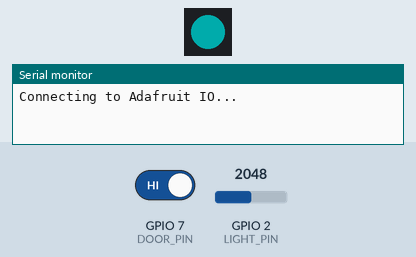
Recording of a sketch running on a simulated ESP32-S3. Parts: 1 RGB LEDs in strip order, left to right, the last lines printed to the serial monitor. The inputs (shaded band) are chosen by the test bench; at power-on: GPIO 2 (LIGHT_PIN) = 2048, GPIO 7 (DOOR_PIN) HIGH. Dim RGB values are drawn brighter than linear.

Above: at 0.1 s.
At 5.6 s:
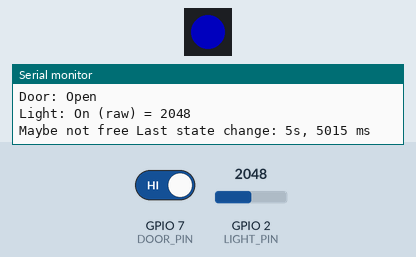
5.7 s: GPIO 2 (LIGHT_PIN) set to 20
7.2 s: GPIO 7 (DOOR_PIN) driven LOW
At 15.6 s:
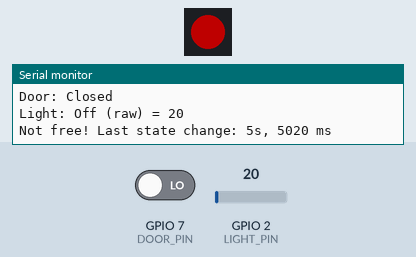
Timing chart, 0 to 16.2 s (numbered marks = the images above; inputs shaded):
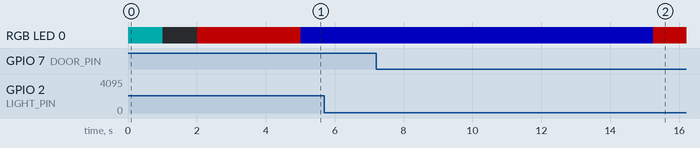

The sketch:

Occupancy_detector.ino
```cpp
/*----------------------------------------
    Bathroom Occupancy Detector -- by Thornhill!
  ----------------------------------------

   Bathroom occupancy detector, using a magnetic door switch and a light sensor.
   Pushed to Adafruit IO via an Adafruit ESP32 Airlift board.

   Assumes when door the is open and the light is off, the bathroom is free (which
   is how we roll in this household). When the door is open but the light is on,
   the bathroom might not be free. A closed door always assumes the bathroom is
   occupied.

   Board:     ItsyBitsy M0
   Airlift:   Airlift Bitsy (https://www.adafruit.com/product/4363)

   Sensors:
              Magnetic Door sensor (https://www.adafruit.com/product/375)
              ALS PT19 Light sensor (https://www.adafruit.com/product/2748)


    Based on https://learn.adafruit.com/using-ifttt-with-adafruit-io


  /************************** Configuration ***********************************/

// edit the config.h tab and enter your Adafruit IO credentials
// and any additional configuration needed for WiFi, cellular,
// or ethernet clients.
#include "config.h"
/****************************************************************************/

#include <Adafruit_DotStar.h>

//Pins
#define DOOR_PIN        7
#define LIGHT_PIN       A1
#define DATAPIN         41 //for the ItsyBitsy's onboard Dotstar
#define CLOCKPIN        40 //for the ItsyBitsy's onboard Dotstar

//Settings
#define LIGHT_THRESHOLD 60 //Trigger threshold for light level
#define IO_LOOP_DELAY   5000
#define NUMPIXELS       1 //number of dotstars

#define OPEN    0
#define CLOSED  1
#define ON      1
#define OFF     0

unsigned long lastUpdate = 0;
unsigned long lastStateChange = 0;
unsigned long durationSecs;

byte door_state;
byte light_state;
byte status_num;
String status_string = "***** Standby! *****";

char *lightStates[] = {"Off", "On"};
char *doorStates[] = {"Open", "Closed"};

byte prev_state;
byte current_state;

byte prev_door;
byte current_door;

byte prev_light;
byte current_light;

Adafruit_DotStar dot(NUMPIXELS, DATAPIN, CLOCKPIN, DOTSTAR_BRG);

//The various Adafruit IO feeds we want to publish.
//We definitely need the Status feed, the others are for completeness.

AdafruitIO_Feed *bathroom_status = io.feed("status");
AdafruitIO_Feed *door = io.feed("toilet-or-not-toilet.door");
AdafruitIO_Feed *light = io.feed("toilet-or-not-toilet.light");
AdafruitIO_Feed *bathroom_status_string = io.feed("toilet-or-not-toilet.status-string");
AdafruitIO_Feed *duration = io.feed("toilet-or-not-toilet.duration");


void setup() {
  Serial.begin(115200);

  //Initialise the dotstar
  dot.begin();
  dot.setBrightness(80);
  dot.show();

  //Blue colour to show we'r going to connect
  dot.setPixelColor(0, 0, 0, 255);
  dot.show();

  //********* Connect to Adafruit IO **********

  Serial.print("Connecting to Adafruit IO... ");
  io.connect();

  //Wait for connection... and flash a magenta colour
  //if we need to really wait...
  while (io.status() < AIO_CONNECTED) {
    dot.setPixelColor(0, 0, 150, 150);
    dot.show();
    delay(1000);
    Serial.print("StatusText:");
    Serial.print(io.statusText());
    Serial.println("..");
    dot.clear();
    dot.show();
    delay(1000);
  }

  //Connected!
  Serial.print(io.statusText());
  Serial.println();
  setColor(0, 255, 0);//Green, all good!

  //***********************************

  //Set up pins

  pinMode(DOOR_PIN, INPUT_PULLUP);

}

void loop() {
  io.run();

  if (io.status() < AIO_CONNECTED) {
    setColor(255, 0, 0);
    connect_AIO();
  }

  //Check the door switch and light sensor
  sensors();

  //Conditions to determine occupancy based on
  //the sensor states.
  if ((door_state == 1 && light_state == 1) || (door_state == 1 && light_state == 0)) { //Door is closed, light is on/off
    status_num = 0;
    status_string = "Not free!";
  }
  else if ((door_state == 0 && light_state == 1)) {
    //Door is open, light is on..
    status_num = 1;
    status_string = "Maybe not free";
  }
  else if (door_state == 0 && light_state == 0) { //Door is open, light is off
    status_num = 2;
    status_string = "Free!";
  }

  current_state = status_num;

  //Check if enough time has passed and then check if there's been a change in state...
  if (millis() > (lastUpdate + IO_LOOP_DELAY)) {
    setColor(0, 255, 0);//Green, all good!

    if (prev_state != current_state) {
      setColor(0, 0, 255);
      unsigned long durationMillis = millis() - lastStateChange;
      durationSecs = durationMillis / 1000;

      Serial.print(status_string);
      Serial.print(" Last state change: ");
      Serial.print(durationSecs);
      Serial.print("s, ");
      Serial.print(durationMillis);
      Serial.println(" ms");

      //If the bathroom is currently free, then send the duration of
      //when it wasn't free. Otherwise just make the duration 0.
      if (current_state == 2) {
        push_to_AIO(durationSecs);
      }
      else {
        push_to_AIO(0);
      }

      prev_state = current_state;
      lastStateChange = millis();
    }
    lastUpdate = millis();
  }
}

void sensors() {

  //Reading the door sensor
  if (digitalRead(DOOR_PIN) == LOW) {
    door_state = CLOSED;
  }
  else {
    door_state = OPEN;
  }
  current_door = door_state;

  //Set up and read the light sensor
  int level_raw = analogRead(LIGHT_PIN); //Read light value

  if (level_raw > LIGHT_THRESHOLD) {
    light_state = ON; //light is on
  } else {
    light_state = OFF; //light if off
  }

  current_light = light_state;

  if ((prev_door != door_state) || (prev_light != light_state)) {
    Serial.println();
    Serial.print("Door: ");
    Serial.println(doorStates[door_state]);
    Serial.print("Light: ");
    Serial.print(lightStates[light_state]);
    Serial.print(" (raw) = ");
    Serial.print(level_raw);
    Serial.println();
  }
  prev_light = current_light;
  prev_door = current_door;
}

void push_to_AIO(float duration_) {
  bathroom_status->save(status_num);
  bathroom_status_string->save(status_string);
  door->save(door_state);
  light->save(light_state);
  duration->save(duration_);
  io.run();
}

void connect_AIO() {
  Serial.println();
  Serial.print("Reconnecting to Adafruit IO...");
  io.connect();

  // wait for a connection
  while (io.status() < AIO_CONNECTED) {
    Serial.print(".");
    delay(500);
  }

  // we are connected
  Serial.print(io.statusText());
  setColor(255, 255, 255);
  Serial.println();
}

//Function to set the colour on both the dotstar and the airlift's
//RGB led...
void setColor(int red, int green, int blue)
{
  WiFi.setLEDs(green, red, blue);
  dot.setPixelColor(0, green, red, blue);
  dot.show();
}
```

config.h
```cpp
/************************ Adafruit IO Config *******************************/

// visit io.adafruit.com if you need to create an account,
// or if you need your Adafruit IO key.
#define IO_USERNAME  "EXAMPLE"
#define IO_KEY       "EXAMPLE_KEY"

/******************************* WIFI **************************************/

// the AdafruitIO_WiFi client will work with the following boards:
//   - HUZZAH ESP8266 Breakout -> https://www.adafruit.com/products/2471
//   - Feather HUZZAH ESP8266 -> https://www.adafruit.com/products/2821
//   - Feather HUZZAH ESP32 -> https://www.adafruit.com/product/3405
//   - Feather M0 WiFi -> https://www.adafruit.com/products/3010
//   - Feather WICED -> https://www.adafruit.com/products/3056
//   - Adafruit PyPortal -> https://www.adafruit.com/product/4116
//   - Adafruit Metro M4 Express AirLift Lite ->
//   https://www.adafruit.com/product/4000
//   - Adafruit AirLift Breakout -> https://www.adafruit.com/product/4201
//   - Adafruit AirLift Shield -> https://www.adafruit.com/product/4285
//   - Adafruit AirLift FeatherWing -> https://www.adafruit.com/product/4264

#define WIFI_SSID "EXAMPLE_SSID"
#define WIFI_PASS "EXAMPLE_PASS"

// uncomment the following line if you are using airlift
#define USE_AIRLIFT
#include "AdafruitIO_WiFi.h"

#if defined(USE_AIRLIFT)
  #define SPIWIFI       SPI  // The SPI port
  #define SPIWIFI_SS    13   // Chip select pin
  #define ESP32_RESETN  12   // Reset pin
  #define SPIWIFI_ACK   11   // a.k.a BUSY or READY pin
  #define ESP32_GPIO0   -1
#endif

AdafruitIO_WiFi io(IO_USERNAME, IO_KEY, WIFI_SSID, WIFI_PASS, SPIWIFI_SS,
                   SPIWIFI_ACK, ESP32_RESETN, ESP32_GPIO0, &SPIWIFI);
```
